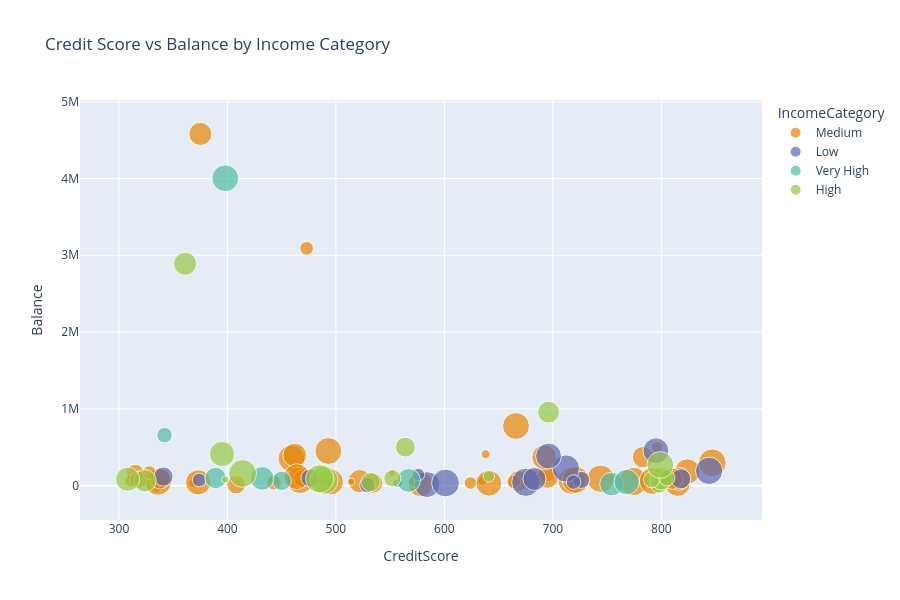
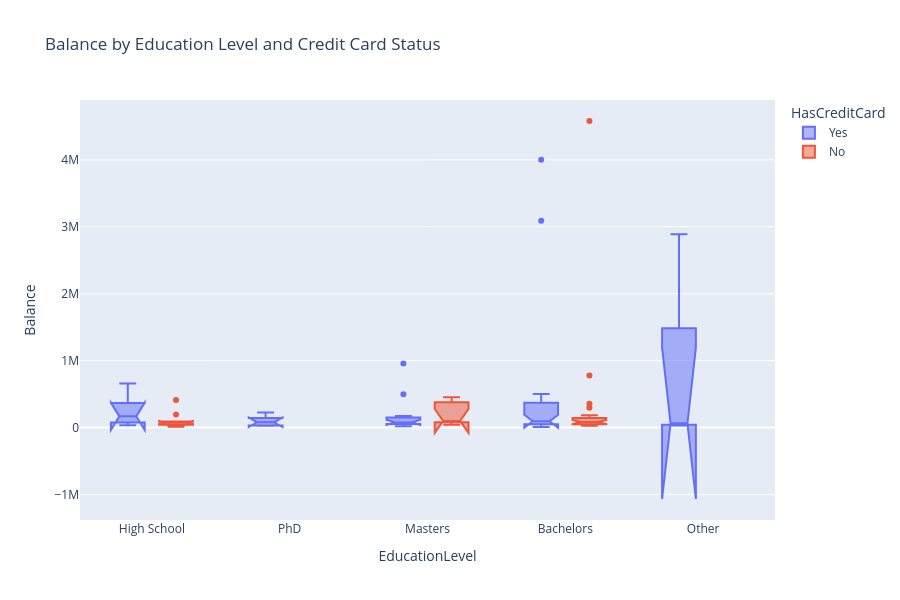

Here is the notebook cell these charts were saved with, in order:
### Markdown cell above
### 4.3 Relationship Between Demographics and Banking Behavior

### Code cell
# Age vs Credit Score with Gender distinction
plt.figure(figsize=(12, 8))
sns.scatterplot(x='Age', y='CreditScore', data=bank_data, hue='Gender', 
                size='Balance', sizes=(50, 300), alpha=0.7, palette='viridis')
plt.title('Age vs Credit Score by Gender', fontsize=16)
plt.xlabel('Age', fontsize=12)
plt.ylabel('Credit Score', fontsize=12)
plt.grid(True, linestyle='--', alpha=0.7)
plt.legend(title='Gender', fontsize=10)
plt.tight_layout()
plt.show()

# Interactive analysis of Income Category vs Banking Behavior
fig = px.scatter(bank_data, x='CreditScore', y='Balance', 
                 color='IncomeCategory', size='NumTransactions30Days', 
                 hover_data=['CustomerID', 'CustomerName', 'Age', 'City'],
                 title='Credit Score vs Balance by Income Category',
                 color_discrete_sequence=px.colors.qualitative.Vivid)
fig.update_layout(height=600, width=900)
fig.show()

# Education Level vs Banking Metrics
fig = px.box(bank_data, x='EducationLevel', y='Balance', 
             color='HasCreditCard', notched=True,
             title='Balance by Education Level and Credit Card Status')
fig.update_layout(height=600, width=900)
fig.show()

### Figure 1 — Plotly figure (JSON) as saved in the notebook; plotly's stock layout.template omitted (floating-point values rounded to 4 significant figures; data arrays with more than 128 entries replaced by an {"elided": "..."} marker saying what was removed)
{"data": [{"customdata": {"elided": "56x4 mixed values"}, "hovertemplate": "IncomeCategory=Medium<br>CreditScore=%{x}<br>Balance=%{y}<br>NumTransactions30Days=%{marker.size}<br>CustomerID=%{customdata[0]}<br>CustomerName=%{customdata[1]}<br>Age=%{customdata[2]}<br>City=%{customdata[3]}<extra></extra>", "legendgroup": "Medium", "marker": {"color": "rgb(229, 134, 6)", "size": [6, 24, 12, 3, 5, 27, 30, 18, 6, 26, 6, 2, 12, 27, 25, 27, 0, 2, 29, 27, 16, 24, 23, 0, 5, 11, 12, 28, 20, 27, 4, 3, 18, 17, 8, 16, 13, 0, 20, 21, 2, 15, 24, 7, 5, 11, 23, 27, 20, 7, 25, 27, 3, 7, 25, 17], "sizemode": "area", "sizeref": 0.075, "symbol": "circle"}, "mode": "markers", "name": "Medium", "orientation": "v", "showlegend": true, "type": "scatter", "x": [624, 815, 315, 635, 796, 459, 774, 679, 716, 467, 311, 552, 334, 717, 495, 792, 693, 756, 847, 336, 668, 824, 578, 516, 572, 318, 695, 744, 375, 666, 443, 368, 695, 783, 443, 338, 408, 697, 522, 462, 514, 534, 373, 473, 467, 469, 692, 493, 816, 328, 464, 721, 638, 664, 641, 810], "xaxis": "x", "y": [33870.0, 24970.0, 161400.0, 62630.0, 497600.0, 354000.0, 53560.0, 80400.0, 31960.0, 68070.0, 62280.0, 165200.0, 28320.0, 63070.0, 48260.0, 59690.0, 180700.0, 86740.0, 297000.0, 49130.0, 57950.0, 185100.0, 16530.0, 220000.0, 49140.0, 76750.0, 166700.0, 89740.0, 4581000.0, 776600.0, 84790.0, 31340.0, 107200.0, 371100.0, 36910.0, 89840.0, 12650.0, 47500.0, 58510.0, 397800.0, 49260.0, 31210.0, 42000.0, 3091000.0, 50310.0, 94560.0, 368800.0, 451000.0, 89710.0, 170400.0, 116900.0, 74790.0, 409900.0, 51380.0, 30930.0, 89990.0], "yaxis": "y"}, {"customdata": [["ALFCUST00005", "Zubair Ali", 60, "Islamabad"], ["ALFCUST00010", "Nadia Siddiqui", 75, "Islamabad"], ["ALFCUST00011", "Ayesha Hassan", 36, "Gujranwala"], ["ALFCUST00016", "Bilal Mahmood", 70, "Islamabad"], ["ALFCUST00019", "Sana Akbar", 41, "Lahore"], ["ALFCUST00029", "Ahmed Aslam", 77, "Rawalpindi"], ["ALFCUST00030", "Zubair Raza", 38, "Faisalabad"], ["ALFCUST00031", "Bilal Raza", 50, "Karachi"], ["ALFCUST00032", "Hassan Shah", 29, "Islamabad"], ["ALFCUST00033", "Kamran Shah", 75, "Rawalpindi"], ["ALFCUST00049", "Sara Mahmood", 64, "Peshawar"], ["ALFCUST00051", "Zainab Raza", 68, "Quetta"], ["ALFCUST00058", "Kamran Siddiqui", 68, "Lahore"], ["ALFCUST00072", "Hira Hassan", 70, "Islamabad"], ["ALFCUST00084", "Muhammad Iqbal", 31, "Karachi"], ["ALFCUST00085", "Hassan Khan", 34, "Islamabad"], ["ALFCUST00096", "Muhammad Iqbal", 71, "Islamabad"]], "hovertemplate": "IncomeCategory=Low<br>CreditScore=%{x}<br>Balance=%{y}<br>NumTransactions30Days=%{marker.size}<br>CustomerID=%{customdata[0]}<br>CustomerName=%{customdata[1]}<br>Age=%{customdata[2]}<br>City=%{customdata[3]}<extra></extra>", "legendgroup": "Low", "marker": {"color": "rgb(93, 105, 177)", "size": [3, 28, 11, 25, 29, 7, 28, 30, 8, 6, 25, 12, 20, 14, 9, 15, 25], "sizemode": "area", "sizeref": 0.075, "symbol": "circle"}, "mode": "markers", "name": "Low", "orientation": "v", "showlegend": true, "type": "scatter", "x": [557, 844, 726, 584, 601, 374, 712, 675, 719, 576, 696, 476, 683, 341, 529, 818, 795], "xaxis": "x", "y": [35610.0, 192800.0, 74920.0, 13870.0, 34490.0, 73240.0, 222800.0, 42970.0, 46560.0, 143800.0, 385600.0, 99660.0, 86840.0, 117900.0, 6856.0, 88660.0, 454000.0], "yaxis": "y"}, {"customdata": [["ALFCUST00012", "Amir Raza", 40, "Lahore"], ["ALFCUST00015", "Hassan Ali", 41, "Karachi"], ["ALFCUST00023", "Hassan Iqbal", 19, "Lahore"], ["ALFCUST00037", "Bilal Raza", 42, "Islamabad"], ["ALFCUST00057", "Faisal Aslam", 54, "Gujranwala"], ["ALFCUST00066", "Imran Khan", 77, "Karachi"], ["ALFCUST00068", "Muhammad Hassan", 67, "Faisalabad"], ["ALFCUST00076", "Nadia Akbar", 64, "Gujranwala"]], "hovertemplate": "IncomeCategory=Very High<br>CreditScore=%{x}<br>Balance=%{y}<br>NumTransactions30Days=%{marker.size}<br>CustomerID=%{customdata[0]}<br>CustomerName=%{customdata[1]}<br>Age=%{customdata[2]}<br>City=%{customdata[3]}<extra></extra>", "legendgroup": "Very High", "marker": {"color": "rgb(82, 188, 163)", "size": [21, 9, 17, 27, 21, 24, 14, 21], "sizemode": "area", "sizeref": 0.075, "symbol": "circle"}, "mode": "markers", "name": "Very High", "orientation": "v", "showlegend": true, "type": "scatter", "x": [567, 342, 389, 398, 754, 768, 450, 432], "xaxis": "x", "y": [67590.0, 657300.0, 98470.0, 4003000.0, 20120.0, 46790.0, 62210.0, 94680.0], "yaxis": "y"}, {"customdata": [["ALFCUST00017", "Aisha Akbar", 53, "Rawalpindi"], ["ALFCUST00021", "Zubair Raza", 39, "Faisalabad"], ["ALFCUST00025", "Zubair Mahmood", 61, "Sialkot"], ["ALFCUST00027", "Kamran Siddiqui", 55, "Islamabad"], ["ALFCUST00036", "Ayesha Mahmood", 61, "Gujranwala"], ["ALFCUST00039", "Ahmed Akbar", 44, "Gujranwala"], ["ALFCUST00040", "Fatima Sheikh", 76, "Sialkot"], ["ALFCUST00047", "Zainab Shah", 79, "Peshawar"], ["ALFCUST00048", "Ali Mahmood", 79, "Lahore"], ["ALFCUST00054", "Amina Siddiqui", 69, "Islamabad"], ["ALFCUST00056", "Sara Mahmood", 20, "Sialkot"], ["ALFCUST00059", "Ayesha Sheikh", 24, "Lahore"], ["ALFCUST00063", "Fatima Khan", 35, "Karachi"], ["ALFCUST00065", "Imran Akbar", 42, "Islamabad"], ["ALFCUST00073", "Zubair Iqbal", 19, "Rawalpindi"], ["ALFCUST00080", "Hassan Ahmed", 78, "Lahore"], ["ALFCUST00082", "Aisha Siddiqui", 64, "Rawalpindi"], ["ALFCUST00083", "Maryam Shah", 52, "Peshawar"], ["ALFCUST00099", "Imran Ali", 35, "Karachi"]], "hovertemplate": "IncomeCategory=High<br>CreditScore=%{x}<br>Balance=%{y}<br>NumTransactions30Days=%{marker.size}<br>CustomerID=%{customdata[0]}<br>CustomerName=%{customdata[1]}<br>Age=%{customdata[2]}<br>City=%{customdata[3]}<extra></extra>", "legendgroup": "High", "marker": {"color": "rgb(153, 201, 69)", "size": [18, 12, 29, 19, 12, 24, 30, 20, 5, 14, 15, 10, 2, 19, 30, 22, 10, 11, 27], "sizemode": "area", "sizeref": 0.075, "symbol": "circle"}, "mode": "markers", "name": "High", "orientation": "v", "showlegend": true, "type": "scatter", "x": [696, 798, 414, 800, 491, 395, 489, 361, 641, 532, 564, 805, 398, 324, 485, 308, 791, 552, 799], "xaxis": "x", "y": [956800.0, 19000.0, 158300.0, 89180.0, 89120.0, 411800.0, 71110.0, 2890000.0, 120600.0, 45540.0, 501300.0, 101000.0, 78880.0, 63060.0, 88950.0, 84120.0, 78130.0, 94880.0, 268500.0], "yaxis": "y"}], "layout": {"height": 600, "legend": {"itemsizing": "constant", "title": {"text": "IncomeCategory"}, "tracegroupgap": 0}, "title": {"text": "Credit Score vs Balance by Income Category"}, "width": 900, "xaxis": {"anchor": "y", "domain": [0, 1], "title": {"text": "CreditScore"}}, "yaxis": {"anchor": "x", "domain": [0, 1], "title": {"text": "Balance"}}}}

### Figure 2 — Plotly figure (JSON) as saved in the notebook; plotly's stock layout.template omitted (floating-point values rounded to 4 significant figures)
{"data": [{"alignmentgroup": "True", "hovertemplate": "HasCreditCard=Yes<br>EducationLevel=%{x}<br>Balance=%{y}<extra></extra>", "legendgroup": "Yes", "marker": {"color": "#636efa"}, "name": "Yes", "notched": true, "offsetgroup": "Yes", "orientation": "v", "showlegend": true, "type": "box", "x": ["High School", "PhD", "Masters", "PhD", "Bachelors", "High School", "Masters", "Bachelors", "Bachelors", "Bachelors", "Masters", "High School", "Bachelors", "Masters", "PhD", "PhD", "Bachelors", "PhD", "Bachelors", "Masters", "Bachelors", "Bachelors", "Bachelors", "Other", "Bachelors", "Masters", "Bachelors", "High School", "Bachelors", "Bachelors", "Masters", "Bachelors", "Bachelors", "Masters", "Bachelors", "Masters", "Bachelors", "Bachelors", "Masters", "Masters", "Bachelors", "Masters", "Other", "Masters", "Bachelors", "Bachelors", "Bachelors", "Bachelors", "Bachelors", "Bachelors", "Masters", "Masters", "Other", "Bachelors", "Other", "PhD", "High School"], "x0": " ", "xaxis": "x", "y": [33870.0, 24970.0, 497600.0, 67590.0, 68070.0, 657300.0, 956800.0, 34490.0, 19000.0, 63070.0, 158300.0, 89180.0, 59690.0, 73240.0, 222800.0, 143800.0, 180700.0, 89120.0, 4003000.0, 57950.0, 16530.0, 220000.0, 49140.0, 2890000.0, 385600.0, 76750.0, 99660.0, 166700.0, 45540.0, 501300.0, 20120.0, 101000.0, 84790.0, 31340.0, 107200.0, 63060.0, 371100.0, 36910.0, 47500.0, 94680.0, 397800.0, 49260.0, 31210.0, 84120.0, 6856.0, 3091000.0, 50310.0, 94560.0, 368800.0, 89710.0, 170400.0, 116900.0, 74790.0, 409900.0, 51380.0, 30930.0, 268500.0], "y0": " ", "yaxis": "y"}, {"alignmentgroup": "True", "hovertemplate": "HasCreditCard=No<br>EducationLevel=%{x}<br>Balance=%{y}<extra></extra>", "legendgroup": "No", "marker": {"color": "#EF553B"}, "name": "No", "notched": true, "offsetgroup": "No", "orientation": "v", "showlegend": true, "type": "box", "x": ["Masters", "High School", "Bachelors", "Bachelors", "High School", "High School", "High School", "Masters", "High School", "High School", "Bachelors", "Bachelors", "Bachelors", "Masters", "Bachelors", "Bachelors", "Bachelors", "High School", "Bachelors", "High School", "High School", "Bachelors", "Bachelors", "Bachelors", "Bachelors", "Bachelors", "Bachelors", "Bachelors", "Bachelors", "Bachelors", "Bachelors", "Masters", "High School", "Bachelors", "High School", "Bachelors", "Masters", "Bachelors", "Bachelors", "High School", "Masters", "Masters", "Bachelors"], "x0": " ", "xaxis": "x", "y": [161400.0, 62630.0, 35610.0, 354000.0, 53560.0, 80400.0, 192800.0, 74920.0, 31960.0, 13870.0, 62280.0, 165200.0, 28320.0, 98470.0, 48260.0, 42970.0, 46560.0, 86740.0, 297000.0, 411800.0, 71110.0, 49130.0, 185100.0, 120600.0, 89740.0, 4581000.0, 86840.0, 776600.0, 78880.0, 46790.0, 62210.0, 89840.0, 12650.0, 117900.0, 88950.0, 58510.0, 42000.0, 78130.0, 94880.0, 88660.0, 451000.0, 454000.0, 89990.0], "y0": " ", "yaxis": "y"}], "layout": {"boxmode": "group", "height": 600, "legend": {"title": {"text": "HasCreditCard"}, "tracegroupgap": 0}, "title": {"text": "Balance by Education Level and Credit Card Status"}, "width": 900, "xaxis": {"anchor": "y", "domain": [0, 1], "title": {"text": "EducationLevel"}}, "yaxis": {"anchor": "x", "domain": [0, 1], "title": {"text": "Balance"}}}}
